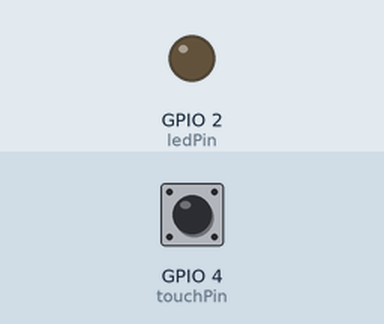
This sketch was run on a simulated ESP32. On the bench: output pins drawn as LEDs (lit = HIGH). The test bench sets the inputs (shaded band); at power-on: GPIO 4 (touchPin) HIGH. What the sketch prints to the serial monitor is not drawn.

Above: at 1.5 s.
1.6 s: GPIO 4 (touchPin) pulled LOW for 0.15 s
At 2.7 s:
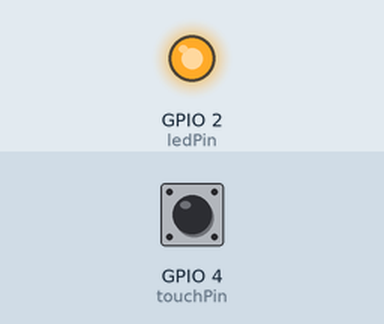
3.2 s: GPIO 4 (touchPin) pulled LOW for 1 s
At 4.3 s:
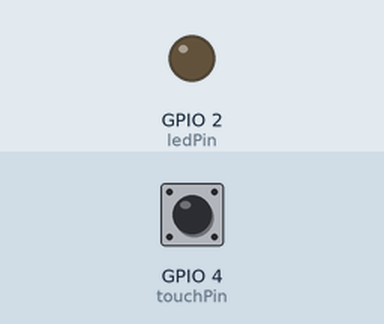
5.7 s: GPIO 4 (touchPin) pulled LOW for 3.2 s
At 6.1 s:
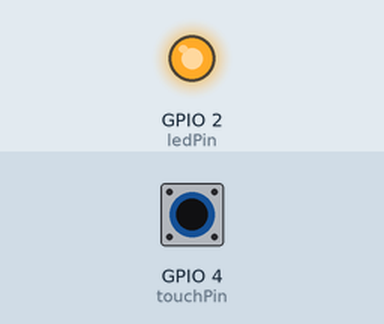
Timing chart, 0 to 8.7 s (numbered marks = the images above; inputs shaded):
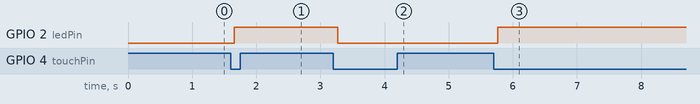

Measured:
- after the input at 1.6 s, GPIO 2 (ledPin): LOW → HIGH after 0.06 s
- after the input at 3.2 s, GPIO 2 (ledPin): HIGH → LOW after 0.07 s
- after the input at 5.7 s, GPIO 2 (ledPin): LOW → HIGH after 0.07 s

The sketch:

ex04.ino
```cpp
const int touchPin = T0;
const int ledPin = 2;

const unsigned long debounceDelay = 50;  // 软件消抖时间

uint32_t touchBaseline = 0;
uint32_t touchThreshold = 0;

bool lastRawTouch = false;
bool stableTouch = false;
bool lastStableTouch = false;
unsigned long lastDebounceTime = 0;
bool ledState = LOW;

bool readTouchPressed() {
  int value = touchRead(touchPin);
  return value < (int)touchThreshold;
}

void setup() {
  Serial.begin(115200);
  pinMode(ledPin, OUTPUT);
  digitalWrite(ledPin, LOW);

  delay(200);

  uint32_t total = 0;
  for (int i = 0; i < 32; i++) {
    total += touchRead(touchPin);
    delay(5);
  }

  touchBaseline = total / 32;
  touchThreshold = touchBaseline * 3 / 4;
  if (touchThreshold < 10) {
    touchThreshold = 10;
  }

  lastRawTouch = readTouchPressed();
  stableTouch = lastRawTouch;
  lastStableTouch = stableTouch;

  Serial.printf("touch baseline=%u threshold=%u\n", touchBaseline, touchThreshold);
  Serial.println("ex04: 触摸自锁开关准备就绪");
}

void loop() {
  bool currentRawTouch = readTouchPressed();

  if (currentRawTouch != lastRawTouch) {
    lastDebounceTime = millis();
    lastRawTouch = currentRawTouch;
  }

  if (millis() - lastDebounceTime > debounceDelay) {
    stableTouch = currentRawTouch;
  }

  if (stableTouch && !lastStableTouch) {
    ledState = !ledState;
    digitalWrite(ledPin, ledState ? HIGH : LOW);
    Serial.printf("touch pressed -> led %s\n", ledState ? "ON" : "OFF");
  }

  lastStableTouch = stableTouch;
  delay(10);
}
```
